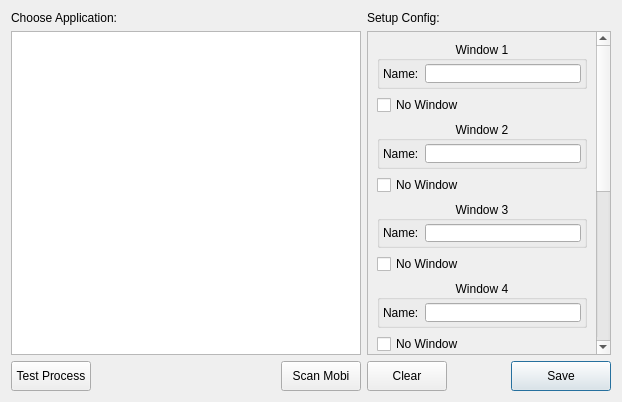
<?xml version="1.0" encoding="UTF-8"?>
<ui version="4.0">
 <class>ProcessWindows</class>
 <widget class="QDialog" name="ProcessWindows">
  <property name="windowModality">
   <enum>Qt::WindowModal</enum>
  </property>
  <property name="geometry">
   <rect>
    <x>0</x>
    <y>0</y>
    <width>622</width>
    <height>402</height>
   </rect>
  </property>
  <property name="windowTitle">
   <string>Setup Window Process</string>
  </property>
  <layout class="QGridLayout" name="gridLayout">
   <item row="1" column="1">
    <widget class="QWidget" name="widget_2" native="true">
     <layout class="QGridLayout" name="gridLayout_6">
      <property name="leftMargin">
       <number>0</number>
      </property>
      <property name="topMargin">
       <number>0</number>
      </property>
      <property name="rightMargin">
       <number>0</number>
      </property>
      <property name="bottomMargin">
       <number>0</number>
      </property>
      <item row="2" column="0">
       <widget class="QLabel" name="label_10">
        <property name="text">
         <string>Setup Config:</string>
        </property>
       </widget>
      </item>
      <item row="4" column="0">
       <widget class="QWidget" name="widget_3" native="true">
        <layout class="QGridLayout" name="gridLayout_5">
         <property name="leftMargin">
          <number>0</number>
         </property>
         <property name="topMargin">
          <number>0</number>
         </property>
         <property name="rightMargin">
          <number>0</number>
         </property>
         <property name="bottomMargin">
          <number>0</number>
         </property>
         <item row="0" column="1">
          <spacer name="horizontalSpacer">
           <property name="orientation">
            <enum>Qt::Horizontal</enum>
           </property>
           <property name="sizeHint" stdset="0">
            <size>
             <width>40</width>
             <height>20</height>
            </size>
           </property>
          </spacer>
         </item>
         <item row="0" column="2">
          <widget class="QPushButton" name="pushButton_SaveNameWindow">
           <property name="minimumSize">
            <size>
             <width>100</width>
             <height>30</height>
            </size>
           </property>
           <property name="text">
            <string>Save</string>
           </property>
          </widget>
         </item>
         <item row="0" column="0">
          <widget class="QPushButton" name="pushButton_Clear">
           <property name="minimumSize">
            <size>
             <width>0</width>
             <height>30</height>
            </size>
           </property>
           <property name="text">
            <string>Clear</string>
           </property>
          </widget>
         </item>
        </layout>
       </widget>
      </item>
      <item row="3" column="0">
       <widget class="QWidget" name="widget_5" native="true">
        <layout class="QGridLayout" name="gridLayout_7">
         <property name="leftMargin">
          <number>0</number>
         </property>
         <property name="topMargin">
          <number>0</number>
         </property>
         <property name="rightMargin">
          <number>0</number>
         </property>
         <property name="bottomMargin">
          <number>0</number>
         </property>
         <item row="0" column="0">
          <widget class="QScrollArea" name="scrollArea">
           <property name="verticalScrollBarPolicy">
            <enum>Qt::ScrollBarAlwaysOn</enum>
           </property>
           <property name="widgetResizable">
            <bool>true</bool>
           </property>
           <widget class="QWidget" name="scrollAreaWidgetContents">
            <property name="geometry">
             <rect>
              <x>0</x>
              <y>-323</y>
              <width>232</width>
              <height>650</height>
             </rect>
            </property>
            <property name="minimumSize">
             <size>
              <width>0</width>
              <height>650</height>
             </size>
            </property>
            <layout class="QGridLayout" name="gridLayout_4">
             <item row="17" column="0">
              <widget class="QCheckBox" name="checkBox_noWindow_6">
               <property name="text">
                <string>No Window</string>
               </property>
              </widget>
             </item>
             <item row="7" column="0">
              <widget class="QGroupBox" name="groupBox_3">
               <property name="title">
                <string>Window 3</string>
               </property>
               <property name="alignment">
                <set>Qt::AlignCenter</set>
               </property>
               <layout class="QHBoxLayout" name="horizontalLayout_3">
                <property name="leftMargin">
                 <number>3</number>
                </property>
                <property name="topMargin">
                 <number>3</number>
                </property>
                <property name="rightMargin">
                 <number>3</number>
                </property>
                <property name="bottomMargin">
                 <number>3</number>
                </property>
                <item>
                 <widget class="QLabel" name="label_3">
                  <property name="text">
                   <string>Name:</string>
                  </property>
                 </widget>
                </item>
                <item>
                 <widget class="QLineEdit" name="lineEdit_nameWindow3"/>
                </item>
               </layout>
              </widget>
             </item>
             <item row="18" column="0">
              <spacer name="verticalSpacer_6">
               <property name="orientation">
                <enum>Qt::Vertical</enum>
               </property>
               <property name="sizeHint" stdset="0">
                <size>
                 <width>20</width>
                 <height>40</height>
                </size>
               </property>
              </spacer>
             </item>
             <item row="13" column="0">
              <widget class="QGroupBox" name="groupBox_5">
               <property name="title">
                <string>Window 5</string>
               </property>
               <property name="alignment">
                <set>Qt::AlignCenter</set>
               </property>
               <layout class="QHBoxLayout" name="horizontalLayout_5">
                <property name="leftMargin">
                 <number>3</number>
                </property>
                <property name="topMargin">
                 <number>3</number>
                </property>
                <property name="rightMargin">
                 <number>3</number>
                </property>
                <property name="bottomMargin">
                 <number>3</number>
                </property>
                <item>
                 <widget class="QLabel" name="label_5">
                  <property name="text">
                   <string>Name:</string>
                  </property>
                 </widget>
                </item>
                <item>
                 <widget class="QLineEdit" name="lineEdit_nameWindow5"/>
                </item>
               </layout>
              </widget>
             </item>
             <item row="6" column="0">
              <spacer name="verticalSpacer_2">
               <property name="orientation">
                <enum>Qt::Vertical</enum>
               </property>
               <property name="sizeHint" stdset="0">
                <size>
                 <width>20</width>
                 <height>40</height>
                </size>
               </property>
              </spacer>
             </item>
             <item row="4" column="0">
              <widget class="QGroupBox" name="groupBox_2">
               <property name="title">
                <string>Window 2</string>
               </property>
               <property name="alignment">
                <set>Qt::AlignCenter</set>
               </property>
               <layout class="QHBoxLayout" name="horizontalLayout_2">
                <property name="leftMargin">
                 <number>3</number>
                </property>
                <property name="topMargin">
                 <number>3</number>
                </property>
                <property name="rightMargin">
                 <number>3</number>
                </property>
                <property name="bottomMargin">
                 <number>3</number>
                </property>
                <item>
                 <widget class="QLabel" name="label_2">
                  <property name="text">
                   <string>Name:</string>
                  </property>
                 </widget>
                </item>
                <item>
                 <widget class="QLineEdit" name="lineEdit_nameWindow2"/>
                </item>
               </layout>
              </widget>
             </item>
             <item row="14" column="0">
              <widget class="QCheckBox" name="checkBox_noWindow_5">
               <property name="text">
                <string>No Window</string>
               </property>
              </widget>
             </item>
             <item row="3" column="0">
              <spacer name="verticalSpacer">
               <property name="orientation">
                <enum>Qt::Vertical</enum>
               </property>
               <property name="sizeHint" stdset="0">
                <size>
                 <width>20</width>
                 <height>40</height>
                </size>
               </property>
              </spacer>
             </item>
             <item row="8" column="0">
              <widget class="QCheckBox" name="checkBox_noWindow_3">
               <property name="text">
                <string>No Window</string>
               </property>
              </widget>
             </item>
             <item row="16" column="0">
              <widget class="QGroupBox" name="groupBox_6">
               <property name="title">
                <string>Window 6</string>
               </property>
               <property name="alignment">
                <set>Qt::AlignCenter</set>
               </property>
               <layout class="QHBoxLayout" name="horizontalLayout_6">
                <property name="leftMargin">
                 <number>3</number>
                </property>
                <property name="topMargin">
                 <number>3</number>
                </property>
                <property name="rightMargin">
                 <number>3</number>
                </property>
                <property name="bottomMargin">
                 <number>3</number>
                </property>
                <item>
                 <widget class="QLabel" name="label_6">
                  <property name="text">
                   <string>Name:</string>
                  </property>
                 </widget>
                </item>
                <item>
                 <widget class="QLineEdit" name="lineEdit_nameWindow6"/>
                </item>
               </layout>
              </widget>
             </item>
             <item row="10" column="0">
              <widget class="QGroupBox" name="groupBox_4">
               <property name="title">
                <string>Window 4</string>
               </property>
               <property name="alignment">
                <set>Qt::AlignCenter</set>
               </property>
               <layout class="QHBoxLayout" name="horizontalLayout_4">
                <property name="leftMargin">
                 <number>3</number>
                </property>
                <property name="topMargin">
                 <number>3</number>
                </property>
                <property name="rightMargin">
                 <number>3</number>
                </property>
                <property name="bottomMargin">
                 <number>3</number>
                </property>
                <item>
                 <widget class="QLabel" name="label_4">
                  <property name="text">
                   <string>Name:</string>
                  </property>
                 </widget>
                </item>
                <item>
                 <widget class="QLineEdit" name="lineEdit_nameWindow4"/>
                </item>
               </layout>
              </widget>
             </item>
             <item row="1" column="0">
              <widget class="QGroupBox" name="groupBox">
               <property name="title">
                <string>Window 1</string>
               </property>
               <property name="alignment">
                <set>Qt::AlignCenter</set>
               </property>
               <layout class="QHBoxLayout" name="horizontalLayout">
                <property name="spacing">
                 <number>6</number>
                </property>
                <property name="leftMargin">
                 <number>3</number>
                </property>
                <property name="topMargin">
                 <number>3</number>
                </property>
                <property name="rightMargin">
                 <number>3</number>
                </property>
                <property name="bottomMargin">
                 <number>3</number>
                </property>
                <item>
                 <widget class="QLabel" name="label">
                  <property name="text">
                   <string>Name:</string>
                  </property>
                 </widget>
                </item>
                <item>
                 <widget class="QLineEdit" name="lineEdit_nameWindow1"/>
                </item>
               </layout>
              </widget>
             </item>
             <item row="15" column="0">
              <spacer name="verticalSpacer_5">
               <property name="orientation">
                <enum>Qt::Vertical</enum>
               </property>
               <property name="sizeHint" stdset="0">
                <size>
                 <width>20</width>
                 <height>40</height>
                </size>
               </property>
              </spacer>
             </item>
             <item row="2" column="0">
              <widget class="QCheckBox" name="checkBox_noWindow_1">
               <property name="text">
                <string>No Window</string>
               </property>
              </widget>
             </item>
             <item row="12" column="0">
              <spacer name="verticalSpacer_4">
               <property name="orientation">
                <enum>Qt::Vertical</enum>
               </property>
               <property name="sizeHint" stdset="0">
                <size>
                 <width>20</width>
                 <height>40</height>
                </size>
               </property>
              </spacer>
             </item>
             <item row="9" column="0">
              <spacer name="verticalSpacer_3">
               <property name="orientation">
                <enum>Qt::Vertical</enum>
               </property>
               <property name="sizeHint" stdset="0">
                <size>
                 <width>20</width>
                 <height>40</height>
                </size>
               </property>
              </spacer>
             </item>
             <item row="19" column="0">
              <widget class="QGroupBox" name="groupBox_7">
               <property name="title">
                <string>Window 7</string>
               </property>
               <property name="alignment">
                <set>Qt::AlignCenter</set>
               </property>
               <layout class="QHBoxLayout" name="horizontalLayout_7">
                <property name="leftMargin">
                 <number>3</number>
                </property>
                <property name="topMargin">
                 <number>3</number>
                </property>
                <property name="rightMargin">
                 <number>3</number>
                </property>
                <property name="bottomMargin">
                 <number>3</number>
                </property>
                <item>
                 <widget class="QLabel" name="label_7">
                  <property name="text">
                   <string>Name:</string>
                  </property>
                 </widget>
                </item>
                <item>
                 <widget class="QLineEdit" name="lineEdit_nameWindow7"/>
                </item>
               </layout>
              </widget>
             </item>
             <item row="22" column="0">
              <widget class="QGroupBox" name="groupBox_8">
               <property name="title">
                <string>Window 8</string>
               </property>
               <property name="alignment">
                <set>Qt::AlignCenter</set>
               </property>
               <layout class="QHBoxLayout" name="horizontalLayout_8">
                <property name="leftMargin">
                 <number>3</number>
                </property>
                <property name="topMargin">
                 <number>3</number>
                </property>
                <property name="rightMargin">
                 <number>3</number>
                </property>
                <property name="bottomMargin">
                 <number>3</number>
                </property>
                <item>
                 <widget class="QLabel" name="label_8">
                  <property name="text">
                   <string>Name:</string>
                  </property>
                 </widget>
                </item>
                <item>
                 <widget class="QLineEdit" name="lineEdit_nameWindow8"/>
                </item>
               </layout>
              </widget>
             </item>
             <item row="21" column="0">
              <widget class="QCheckBox" name="checkBox_noWindow_7">
               <property name="text">
                <string>No Window</string>
               </property>
              </widget>
             </item>
             <item row="20" column="0">
              <spacer name="verticalSpacer_7">
               <property name="orientation">
                <enum>Qt::Vertical</enum>
               </property>
               <property name="sizeHint" stdset="0">
                <size>
                 <width>20</width>
                 <height>40</height>
                </size>
               </property>
              </spacer>
             </item>
             <item row="11" column="0">
              <widget class="QCheckBox" name="checkBox_noWindow_4">
               <property name="text">
                <string>No Window</string>
               </property>
              </widget>
             </item>
             <item row="5" column="0">
              <widget class="QCheckBox" name="checkBox_noWindow_2">
               <property name="text">
                <string>No Window</string>
               </property>
              </widget>
             </item>
             <item row="23" column="0">
              <widget class="QCheckBox" name="checkBox_noWindow_8">
               <property name="text">
                <string>No Window</string>
               </property>
              </widget>
             </item>
            </layout>
           </widget>
          </widget>
         </item>
        </layout>
       </widget>
      </item>
     </layout>
    </widget>
   </item>
   <item row="1" column="0">
    <widget class="QWidget" name="widget" native="true">
     <property name="minimumSize">
      <size>
       <width>350</width>
       <height>0</height>
      </size>
     </property>
     <layout class="QGridLayout" name="gridLayout_2">
      <property name="leftMargin">
       <number>0</number>
      </property>
      <property name="topMargin">
       <number>0</number>
      </property>
      <property name="rightMargin">
       <number>0</number>
      </property>
      <property name="bottomMargin">
       <number>0</number>
      </property>
      <item row="2" column="0">
       <widget class="QWidget" name="widget_4" native="true">
        <layout class="QGridLayout" name="gridLayout_3">
         <property name="leftMargin">
          <number>0</number>
         </property>
         <property name="topMargin">
          <number>0</number>
         </property>
         <property name="rightMargin">
          <number>0</number>
         </property>
         <property name="bottomMargin">
          <number>0</number>
         </property>
         <item row="0" column="0">
          <widget class="QPushButton" name="pushButton_testprocess">
           <property name="minimumSize">
            <size>
             <width>0</width>
             <height>30</height>
            </size>
           </property>
           <property name="text">
            <string>Test Process</string>
           </property>
          </widget>
         </item>
         <item row="0" column="1">
          <spacer name="horizontalSpacer_2">
           <property name="orientation">
            <enum>Qt::Horizontal</enum>
           </property>
           <property name="sizeHint" stdset="0">
            <size>
             <width>40</width>
             <height>20</height>
            </size>
           </property>
          </spacer>
         </item>
         <item row="0" column="2">
          <widget class="QPushButton" name="pushButton_ScanMobi">
           <property name="minimumSize">
            <size>
             <width>0</width>
             <height>30</height>
            </size>
           </property>
           <property name="text">
            <string>Scan Mobi</string>
           </property>
          </widget>
         </item>
        </layout>
       </widget>
      </item>
      <item row="1" column="0">
       <widget class="QListWidget" name="listWidget"/>
      </item>
      <item row="0" column="0">
       <widget class="QLabel" name="label_9">
        <property name="text">
         <string>Choose Application:</string>
        </property>
       </widget>
      </item>
     </layout>
    </widget>
   </item>
  </layout>
 </widget>
 <resources/>
 <connections/>
</ui>
